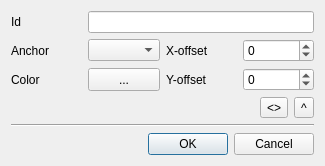
<?xml version="1.0" encoding="UTF-8"?>
<ui version="4.0">
 <class>BGPortEditorDialog</class>
 <widget class="QDialog" name="BGPortEditorDialog">
  <property name="geometry">
   <rect>
    <x>0</x>
    <y>0</y>
    <width>325</width>
    <height>144</height>
   </rect>
  </property>
  <property name="windowTitle">
   <string>Edit Node Port</string>
  </property>
  <property name="modal">
   <bool>true</bool>
  </property>
  <layout class="QVBoxLayout" name="verticalLayout">
   <item>
    <layout class="QGridLayout" name="gridLayout">
     <item row="1" column="0">
      <widget class="QLabel" name="label_2">
       <property name="text">
        <string>Anchor</string>
       </property>
      </widget>
     </item>
     <item row="1" column="2">
      <widget class="QComboBox" name="Anchor"/>
     </item>
     <item row="0" column="0">
      <widget class="QLabel" name="label">
       <property name="text">
        <string>Id</string>
       </property>
      </widget>
     </item>
     <item row="0" column="2" colspan="3">
      <widget class="QLineEdit" name="PortId"/>
     </item>
     <item row="2" column="3">
      <widget class="QLabel" name="label_4">
       <property name="text">
        <string>Y-offset</string>
       </property>
      </widget>
     </item>
     <item row="2" column="4">
      <widget class="QSpinBox" name="OffsetY">
       <property name="minimum">
        <number>-1000</number>
       </property>
       <property name="maximum">
        <number>1000</number>
       </property>
       <property name="singleStep">
        <number>10</number>
       </property>
      </widget>
     </item>
     <item row="1" column="3">
      <widget class="QLabel" name="label_3">
       <property name="text">
        <string>X-offset</string>
       </property>
      </widget>
     </item>
     <item row="2" column="0">
      <widget class="QLabel" name="label_5">
       <property name="text">
        <string>Color</string>
       </property>
      </widget>
     </item>
     <item row="1" column="4">
      <widget class="QSpinBox" name="OffsetX">
       <property name="minimum">
        <number>-1000</number>
       </property>
       <property name="maximum">
        <number>1000</number>
       </property>
       <property name="singleStep">
        <number>10</number>
       </property>
      </widget>
     </item>
     <item row="2" column="2">
      <widget class="QSint::ColorButton" name="Color">
       <property name="sizePolicy">
        <sizepolicy hsizetype="Preferred" vsizetype="Preferred">
         <horstretch>0</horstretch>
         <verstretch>0</verstretch>
        </sizepolicy>
       </property>
       <property name="text">
        <string>...</string>
       </property>
       <property name="popupMode">
        <enum>QToolButton::InstantPopup</enum>
       </property>
       <property name="toolButtonStyle">
        <enum>Qt::ToolButtonTextBesideIcon</enum>
       </property>
      </widget>
     </item>
    </layout>
   </item>
   <item>
    <layout class="QHBoxLayout" name="horizontalLayout_2" stretch="1,0,0">
     <item>
      <spacer name="horizontalSpacer">
       <property name="orientation">
        <enum>Qt::Horizontal</enum>
       </property>
       <property name="sizeHint" stdset="0">
        <size>
         <width>40</width>
         <height>20</height>
        </size>
       </property>
      </spacer>
     </item>
     <item>
      <widget class="QToolButton" name="flipHorizontal">
       <property name="toolTip">
        <string>Flip ports horizontally</string>
       </property>
       <property name="text">
        <string>&lt;&gt;</string>
       </property>
      </widget>
     </item>
     <item>
      <widget class="QToolButton" name="flipVertical">
       <property name="toolTip">
        <string>Flip ports vertically</string>
       </property>
       <property name="text">
        <string>^</string>
       </property>
      </widget>
     </item>
    </layout>
   </item>
   <item>
    <widget class="Line" name="line">
     <property name="orientation">
      <enum>Qt::Horizontal</enum>
     </property>
    </widget>
   </item>
   <item>
    <layout class="QHBoxLayout" name="horizontalLayout">
     <item>
      <widget class="QDialogButtonBox" name="buttonBox">
       <property name="orientation">
        <enum>Qt::Horizontal</enum>
       </property>
       <property name="standardButtons">
        <set>QDialogButtonBox::Cancel|QDialogButtonBox::Ok</set>
       </property>
      </widget>
     </item>
    </layout>
   </item>
  </layout>
 </widget>
 <customwidgets>
  <customwidget>
   <class>QSint::ColorButton</class>
   <extends>QToolButton</extends>
   <header>thirdparty/qsintwidgets/colorbutton.h</header>
  </customwidget>
 </customwidgets>
 <tabstops>
  <tabstop>PortId</tabstop>
  <tabstop>Anchor</tabstop>
  <tabstop>Color</tabstop>
  <tabstop>OffsetX</tabstop>
  <tabstop>OffsetY</tabstop>
 </tabstops>
 <resources/>
 <connections>
  <connection>
   <sender>buttonBox</sender>
   <signal>accepted()</signal>
   <receiver>BGPortEditorDialog</receiver>
   <slot>accept()</slot>
   <hints>
    <hint type="sourcelabel">
     <x>228</x>
     <y>132</y>
    </hint>
    <hint type="destinationlabel">
     <x>157</x>
     <y>153</y>
    </hint>
   </hints>
  </connection>
  <connection>
   <sender>buttonBox</sender>
   <signal>rejected()</signal>
   <receiver>BGPortEditorDialog</receiver>
   <slot>reject()</slot>
   <hints>
    <hint type="sourcelabel">
     <x>296</x>
     <y>138</y>
    </hint>
    <hint type="destinationlabel">
     <x>286</x>
     <y>153</y>
    </hint>
   </hints>
  </connection>
 </connections>
</ui>
